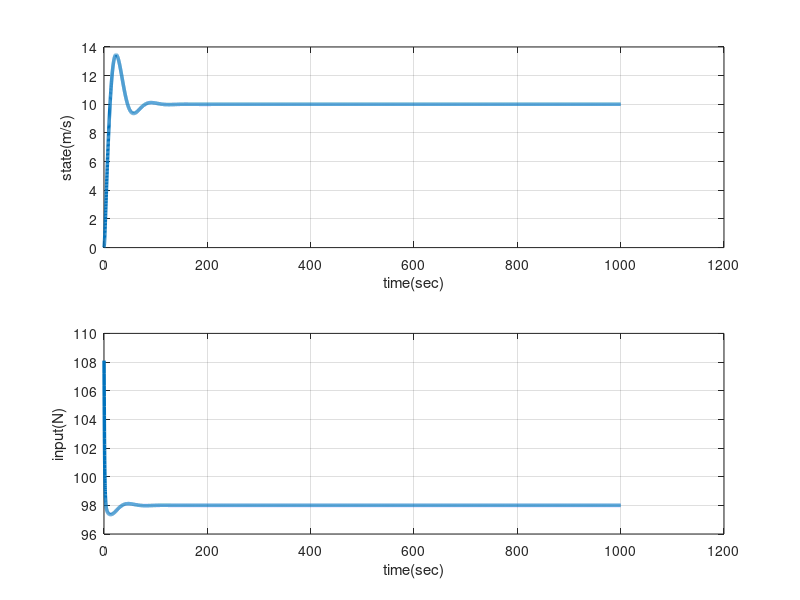
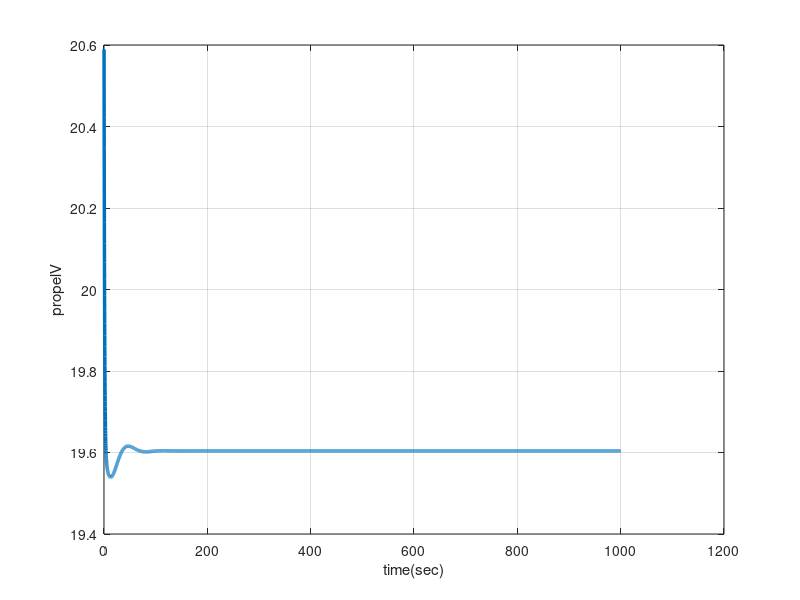

Here is the MATLAB script that generated these plots, in order:
close all
clear all

c = 1;      %
g = 9.8;
rho = 1.275;
A = 1;
CL = 0.4;

m = 10;   % drone mass
x = 0;      % drone height
xDot = 0;   % drone velocity
dt = .1;     % sampling interval
t = 0;
T = 1000;
r = 10;     % reference height
u_max = m*g*1;
xSet = [];
tSet = [];
uSet = [];

bb = 0;
eIntegral = 0;
%% PID parameters
k = 1;
ki = .1;
kd = 10;
%%
propelVSet = [];
while t < T
    e = r - x;
    if t==0
        prev_e = e;
    end
    eIntegral = eIntegral + dt*e;
    eDot = (e - prev_e)/dt;
    %% control input
    if bb == 1      % bangbang control
        if e>0
            u = u_max;
        elseif e<0
            u = -u_max;
        else
            u = 0;
        end
    else            % PID regulator
        u = k*e + ki*eIntegral + kd*eDot + m*g;
    end
    %%
%     xDDot = c*u - g;
    xDDot = (u - m*g)/m;
    xDot = xDot + dt*xDDot;
    x = x + dt*xDot;
    t = t + dt;
    xSet = [xSet x];
    tSet = [tSet t];
    uSet = [uSet u];
    % u = 0.5*CL*v^2*A*rho
    propelV = sqrt(u*2/A/CL/rho);
    propelVSet = [propelVSet propelV];
    
    prev_e = e;
end

figure(1)
subplot(211)
plot(tSet, xSet,'Linewidth',2.5);
xlabel('time(sec)');
ylabel('state(m/s)');
grid on

subplot(212)
plot(tSet, uSet,'Linewidth',2.5);
xlabel('time(sec)');
ylabel('input(N)');
grid on

figure(2)
plot(tSet,propelVSet,'Linewidth',2.5);
xlabel('time(sec)');
ylabel('propelV');
grid on
